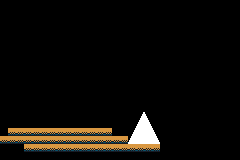

Tiled map render using the project's own tile images. Description and the whole map definition, tile-layer contents included, below:
An orthogonal 30x20 tile map with 8x8 px tiles, 1 tile layer (tiles), 3 tilesets and 1 object (clover1).

<map version="1.10" tiledversion="1.12.1" orientation="orthogonal" renderorder="right-down" width="30" height="20" tilewidth="8" tileheight="8" infinite="0" nextlayerid="3" nextobjectid="3">
 <editorsettings>
  <export target="../level/test.lua" format="lua" />
 </editorsettings>
 <tileset firstgid="1" name="Ground" tilewidth="8" tileheight="8" spacing="1" margin="1" tilecount="6" columns="1">
  <properties>
   <property name="collidable" type="bool" value="true" />
  </properties>
  <image source="sprite/tile/ground_atlas.png" width="12" height="56" />
 </tileset>
 <tileset firstgid="7" name="Spike" tilewidth="8" tileheight="8" tilecount="16" columns="4">
  <image source="sprite/tile/spike.png" width="32" height="32" />
 </tileset>
 <tileset firstgid="23" name="Clover" tilewidth="16" tileheight="16" tilecount="1" columns="1">
  <image source="sprite/object/clover.png" width="16" height="16" />
  <tile id="0" type="Clover" />
 </tileset>
 <layer id="1" name="tiles" width="30" height="20">
  <properties>
   <property name="collidable" type="bool" value="true" />
  </properties>
  <data encoding="csv">
0,0,0,0,0,0,0,0,0,0,0,0,0,0,0,0,0,0,0,0,0,0,0,0,0,0,0,0,0,0,
0,0,0,0,0,0,0,0,0,0,0,0,0,0,0,0,0,0,0,0,0,0,0,0,0,0,0,0,0,0,
0,0,0,0,0,0,0,0,0,0,0,0,0,0,0,0,0,0,0,0,0,0,0,0,0,0,0,0,0,0,
0,0,0,0,0,0,0,0,0,0,0,0,0,0,0,0,0,0,0,0,0,0,0,0,0,0,0,0,0,0,
0,0,0,0,0,0,0,0,0,0,0,0,0,0,0,0,0,0,0,0,0,0,0,0,0,0,0,0,0,0,
0,0,0,0,0,0,0,0,0,0,0,0,0,0,0,0,0,0,0,0,0,0,0,0,0,0,0,0,0,0,
0,0,0,0,0,0,0,0,0,0,0,0,0,0,0,0,0,0,0,0,0,0,0,0,0,0,0,0,0,0,
0,0,0,0,0,0,0,0,0,0,0,0,0,0,0,0,0,0,0,0,0,0,0,0,0,0,0,0,0,0,
0,0,0,0,0,0,0,0,0,0,0,0,0,0,0,0,0,0,0,0,0,0,0,0,0,0,0,0,0,0,
0,0,0,0,0,0,0,0,0,0,0,0,0,0,0,0,0,0,0,0,0,0,0,0,0,0,0,0,0,0,
0,0,0,0,0,0,0,0,0,0,0,0,0,0,0,0,0,0,0,0,0,0,0,0,0,0,0,0,0,0,
0,0,0,0,0,0,0,0,0,0,0,0,0,0,0,0,0,0,0,0,0,0,0,0,0,0,0,0,0,0,
0,0,0,0,0,0,0,0,0,0,0,0,0,0,0,0,0,0,0,0,0,0,0,0,0,0,0,0,0,0,
0,0,0,0,0,0,0,0,0,0,0,0,0,0,0,0,0,0,0,0,0,0,0,0,0,0,0,0,0,0,
0,0,0,0,0,0,0,0,0,0,0,0,0,0,0,0,7,8,9,10,0,0,0,0,0,0,0,0,0,0,
0,0,0,0,0,0,0,0,0,0,0,0,0,0,0,0,11,12,13,14,0,0,0,0,0,0,0,0,0,0,
0,1,1,1,1,1,1,1,1,1,1,1,1,1,0,0,15,16,17,18,0,0,0,0,0,0,0,0,0,0,
1,1,1,1,1,1,1,1,1,1,1,1,1,1,1,1,19,20,21,22,0,0,0,0,0,0,0,0,0,0,
0,0,0,1,1,1,1,1,1,1,1,1,1,1,1,1,1,1,1,1,0,0,0,0,0,0,0,0,0,0,
0,0,0,0,0,0,0,0,0,0,0,0,0,0,0,0,0,0,0,0,0,0,0,0,0,0,0,0,0,0
</data>
 </layer>
 <objectgroup id="2" name="entities">
  <object id="1" name="clover1" gid="23" x="55.6591" y="127.799" width="16" height="16" />
 </objectgroup>
</map>
